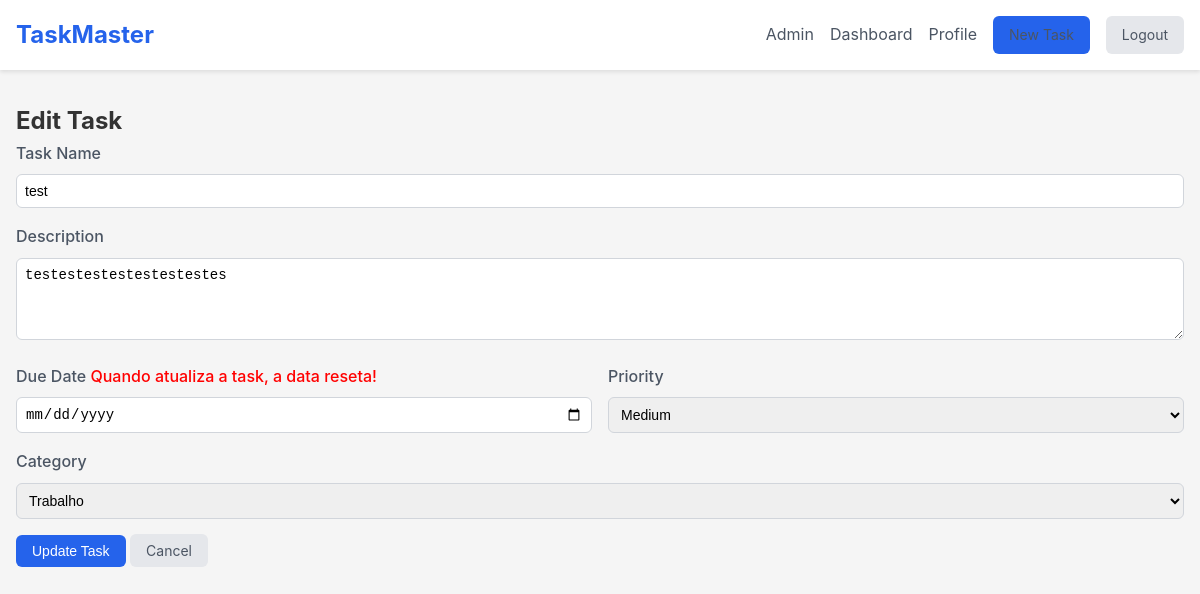
Page /edit-task?id=4 (signed in) on the earlier database version.
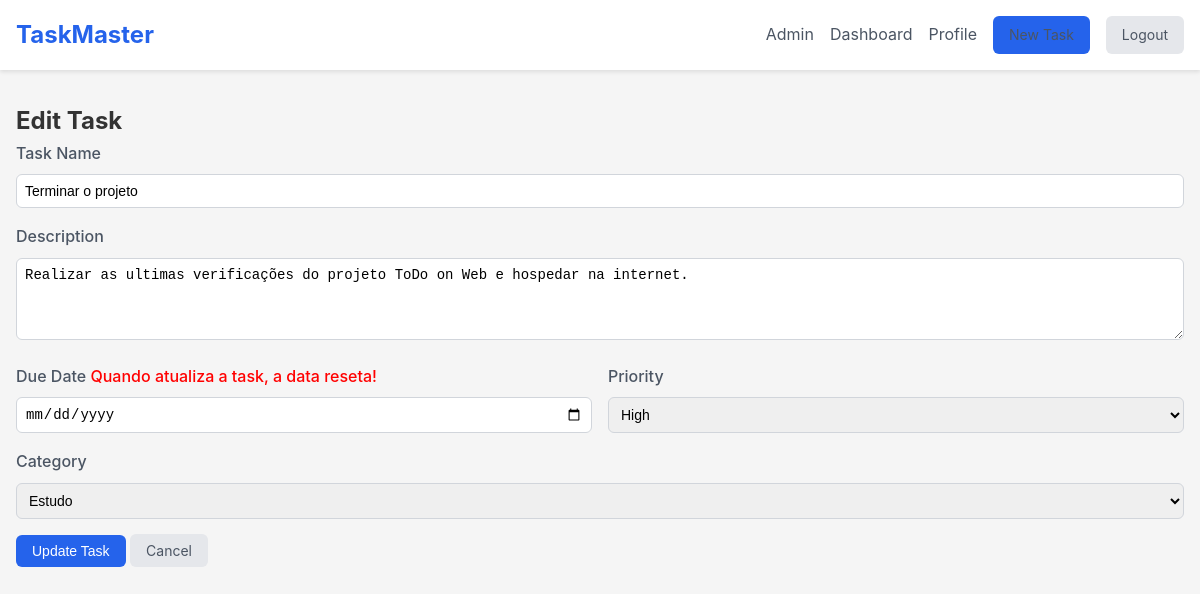
Same page on the later database version.
### tables this page shows
CREATE TABLE tasks (
        id INTEGER PRIMARY KEY,
        user_id INTEGER NOT NULL,
        name TEXT NOT NULL,
        description TEXT NOT NULL,
        created_at TEXT DEFAULT CURRENT_TIMESTAMP NOT NULL,
        due_date DATE,
        priority INTEGER CHECK(priority BETWEEN 1 AND 3),
        category TEXT CHECK(category IN ('Trabalho', 'Pessoal', 'Estudo', 'Lazer', 'Casa', 'Saude')),
        completed INTEGER DEFAULT 0,
        FOREIGN KEY (user_id) REFERENCES users(id)
    );

### src/Controller/TaskController.php (called while the page is built, shortened)
<?php
class TaskController
{
    private TaskRepository $taskRepository;
    public function __construct(TaskRepository $taskRepository, UserRepository $userRepository)
    {
        $this->taskRepository = $taskRepository;
    }
    public function taskForm()
    {
        $id = filter_input(INPUT_GET, 'id', FILTER_VALIDATE_INT);
        $task = $this->taskRepository->readById($id);
        require_once __DIR__ . "/../../view/edit-task.php";
    }
}

### src/Repository/TaskRepository.php (called while the page is built, shortened)
<?php
class TaskRepository
{
    private PDO $pdo;
    public function __construct(PDO $pdo)
    {
        $this->pdo = $pdo;
    }
    public function readById(int $id): Task
    {
        $stmt = $this->pdo->prepare(
            'SELECT * FROM tasks WHERE id = :id'
        );
        $stmt->bindValue(':id', $id);
        $stmt->execute();
        $data = $stmt->fetch(PDO::FETCH_ASSOC);
        return $this->hydrate($data);
    }
    private function hydrate(array $data): Task
    {
        $task = new Task($data['name'], $data['description'], $data['priority'], $data['category']);
        $task->setId($data['id']);
        $task->setUserId($data['user_id']);
        $task->setCreated_at($data['created_at']);
        $task->setDueDate($data['due_date']);
        return $task;
    }
}

### src/Entity/Task.php (called while the page is built, shortened)
<?php
class Task
{
    public function __construct(string $name, string $description, int $priority, string $category)
    {
        $this->name = $name;
        $this->description = $description;
        $this->priority = $priority;
        $this->category = $category;
    }
}

### view/edit-task.php (the view, shortened to what this page needs)
<?php require_once 'Includes/header.php'; ?>
    <main class="container">
        <form class="task-form" method="post">
            <h2>Edit Task</h2>
            <div class="form-group">
                <label for="name">Task Name</label>
                <input type="text" id="name" name="name" value="<?= $task->name; ?>" required>
            </div>
            <div class="form-group">
                <label for="description">Description</label>
                <textarea id="description" name="description" rows="4"><?= $task->description; ?></textarea>
            </div>
            <div class="form-row">
                <div class="form-group">
                    <label for="due_date">Due Date <span class="todo">Quando atualiza a task, a data reseta!</span></label>
                    <input type="date" id="due_date" name="due_date" >
                </div>
                <div class="form-group">
                    <label for="priority">Priority</label>
                    <select id="priority" name="priority" required>
                        <option value="2" <?= $task->priority === 2 ? 'selected' : ''; ?> >Medium</option>
                        <option value="3" <?= $task->priority === 3 ? 'selected' : ''; ?> >High</option>
                    </select>
                </div>
            </div>
            <div class="form-group">
                <label for="category">Category</label>
                <select id="category" name="category" required>
                    <option value="Trabalho" <?= $task->category === "Trabalho" ? 'selected' : ''; ?> >Trabalho</option>
                    <option value="Estudo" <?= $task->category === "Estudo" ? 'selected' : ''; ?> >Estudo</option>
                </select>
            </div>
            <div class="form-actions">
                <button type="submit" class="btn-primary">Update Task</button>
                <a href="/" class="btn-secondary">Cancel</a>
            </div>
        </form>
    </main>
</body>
</html>

Differences in the rows shown:
changed tasks: name "test" → "Terminar o projeto"; description "testestestestestestestes" → "Realizar as ultimas verificações do projeto ToDo on Web e hospedar na internet."; priority "Medium" → "High"; category "Trabalho" → "Estudo"
